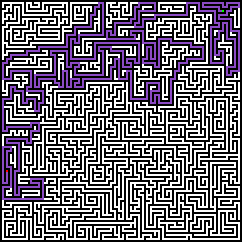
#> input picture mazes/maze4-steps.png, 121 x 121 px, given in place of maze0.png, which was not available (shown 2 times larger)
$ jupyter execute --allow-errors 'Mazes Manipulation Script.ipynb'   (text cells are left out)
#> lines starting #> are read from the running program, lines starting #| are printed output that depends on the picture; pictures that were not available may be replaced by others from this repository, and a replacement may not be noted
#> in translate_image_into_rules, img is the input picture: shape (121, 121, 3); mean B, G, R 120.2, 109.3, 115.1
[cell 1]
"""
Imports

We use openCV for the manipulation
of images and numpy to treat
the matrices.
"""
import numpy as np
import cv2

"""
Constants

They represent the diferent
elements we can find in a maze.
"""
END = 3
START = 2
WALL = 0
EMPTY = 1


"""

Prolog rules creation

"""

def translate(vectorRGB):
    """
    RGB translator.

    This function translate a numpy array of 3 positions
    (Red, Greens and Blues) and decide if the vector is
    a wall, an empty space, the start or the end of a maze.

    Parameters
    ----------
    vectorRGB : numpyArray of int[3]
        An array with 3 positions (Red, Greens and Blues)
        with the color coded as a value between 0 and 255
        on the RGB scale

    Returns
    -------
    int
        The simbol we are using to identify a element of
        the maze; a wall, an empty space, the start or the end.
    """

    if(vectorRGB[0] > 150 and vectorRGB[1] > 150 and vectorRGB[2] > 150):
        # If white, empty
        return EMPTY
    if(vectorRGB[0] < 150 and vectorRGB[1] > 150 and vectorRGB[2] < 150):
        # If green, end
        return END
    if(vectorRGB[0] < 150 and vectorRGB[1] < 150 and vectorRGB[2] > 150):
        # If blue, start
        return START
    if(vectorRGB[0] == 0 and vectorRGB[1] == 0 and vectorRGB[2] == 0):
        # If black, wall
        return WALL
    # If is different from above (an strange value), wall
    return WALL

def initial_state(maze):
    """
    Initial position rule

    This function search in a conceptual maze the position
    where we will start our steps to solve the maze and
    returns a string with the fact that it would
    indicate the initial position written in prolog.

    Parameters
    ----------
    maze : numpyArray of int[][]
        The conceptual maze where we are looking
        the start point.

    Returns
    -------
    str
        The fact that it would indicate the
        initial position written in prolog.
    """
    for i,row in enumerate(maze):
        for j,value in enumerate(row):
            if(value == START):
                return ("initial_state(  maze, p(%i,%i)  )."%(i,j) )

def final_state(maze):
    """
    End position rule

    This function search in a conceptual maze the position
    where we will stop to solve the maze and
    returns a string with the fact that it would
    indicate the final position written in prolog.

    Parameters
    ----------
    maze : numpyArray of int[][]
        The conceptual maze where we are looking
        the end point.

    Returns
    -------
    str
        The fact that it would indicate the
        final position written in prolog.
    """
    for i,row in enumerate(maze):
        for j,value in enumerate(row):
            if(value == END):
                return ("final_state(  maze, p(%d,%d)  )."%(i,j) )

def translate_image_to_maze(img):
    """
    Image to matrix translator

    This function takes a cv2 image and translate it
    to a int matrix .

    Parameters
    ----------
    img : numpyArray[][] of numpyArray[3]
        The image with the RGB vectors that we are reading
        and we will translate to a conceptual maze.

    Returns
    -------
    numpyArray of int[][]
        The conceptual maze where we are looking
        the start point.
    """
    # Maze size == Image size
    width, height = img.shape[:2]
    # At the begining, our maze is a matrix of all ones
    maze = np.ones([width,height])

    # We iterate in the rows and columns
    for i,row in enumerate(img):
        for j,pixel in enumerate(row):
            # We translate the RGB vector of a pixel to
            # a simbolic element (wall, empty space...)
            # of our maze
            label = translate(pixel)
            maze[i][j] = float(label)
#> this loop made 121 passes
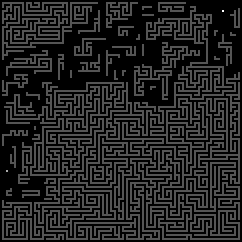
#> maze: shape (121, 121) float64 (shown 2 times larger); min 0, max 3, mean 0.403; drawn with min black and max white
    return maze

def translate_image_into_rules(img_path, rules=False):
    """
    Image to rule translator

    This function takes an image path and generate a cv2
    image. After that we create a conceptual maze and with
    that maze we generate the rules or facts written in prolog.

    This function write a .pl file with all the
    facts or rules for the prolog program saved in
    the same repositore where this program has been download:
    https://github.com/Amable-Valdes/Prolog-Mazes

    We also print all the rules or facts written in
    the file on the console.

    Parameters
    ----------
    img_path : str
        The str path where the maze image is. This
        image must have one (or more) red pixel (start),
        black pixels (walls), white pixels (empty spaces)
        and one (or more) green pixel (end).
    """

    print("New rules for maze " + img_path)

    #We read the image
    img = cv2.imread(img_path)
    # We translate the image to a conceptual maze
    maze = translate_image_to_maze(img)
    # We create the .pl file where the rules or
    # facts will be written
    file = open(img_path.split('.')[0] + ".pl","w")

    # We write the initial state rule (start)
    line = initial_state(maze)
#> the loop in initial_state, `for i,row in enumerate(maze):` made 86 passes
#> line = 'initial_state(  maze, p(85,3)  ).'
    file.write(line)
    file.write("\n")
    print(line)
#| initial_state(  maze, p(85,3)  ).
    print()

    # We write the final state rule (end)
    line = final_state(maze)
#> the loop in final_state, `for i,row in enumerate(maze):` made 6 passes
#> line = 'final_state(  maze, p(5,111)  ).'
    file.write(line)
    file.write("\n")
    print(line)
#| final_state(  maze, p(5,111)  ).
    print()

    if rules:
        line = ("c(X, Y, wall) :-\n" )
        file.write(line)
        print(line)

    # We iterate in every matrix[i][j]
    # (the maze) value and if it's a
    # wall we write a fact or rule with the
    # wall position.
    for i,row in enumerate(maze):
        for j,value in enumerate(row):
            if(value == WALL):
                if rules:
                    line = ("\tX = %d, Y = %d\n\t;\n"%(i,j) )
                    file.write(line)
                else:
                    line = ("c(%d,%d,wall).\n"%(i,j) )
                    file.write(line)
                print(line)

    if rules:
        width, height = img.shape[:2]
        line = ("\tX > %d; Y > %d."%(width, height) )
        file.write(line)
        print(line)

    file.close()

    print("New rules for maze in file " + img_path.split('.')[0] + ".pl")


"""
    Image with steps creation
"""

def translate_step(step):
    """
    Translate the order to a conceptual step

    This function takes the order pased as parameter
    and translates it to an array with dimension 2
    that is the conceptual step. This conceptual step
    will be added to the actual position in the
    conceptual maze, simulating a movement.

    Parameters
    ----------
    step : str
        The str that represent the step. This can
        be "UP", "DOWN", "LEFT" or "RIGHT".

    Returns
    -------
    array[2]
        An array with dimension 2 that represent the
        movement in coordenades in a conceptual maze.
    """
    if(step == "UP"):
        return [-1,0]
    if(step == "DOWN"):
        return [1,0]
    if(step == "LEFT"):
        return [0,-1]
    if(step == "RIGHT"):
        return [0,+1]

def start_point(maze):
    """
    Look for the start point

    This function look in the conceptual maze
    for the start point.

    Parameters
    ----------
    maze : numpyArray of int[][]
        The conceptual maze where we are looking
        the start point.

    Returns
    -------
    int[2]
        An array with dimension 2 that represent
        the coordenade where the start point is.
    """
    for i,row in enumerate(maze):
        for j,value in enumerate(row):
            if(value == START):
                return [i,j]

def draw_path_on_maze(original_image_path,steps):
    """
    Drawer of steps in a maze

    This function takes the image of a maze and
    an array of steps to solve the maze. After
    the translation of this information it
    draws in a new image the path in
    purple to solve the maze.

    The new image is saved in the same path
    of the image passed as parameter with
    the original image name plus "-steps.png".

    Parameters
    ----------
    original_image_path : str
        The string path where the maze image is. This
        image must have one (or more) red pixel (start),
        black pixels (walls), white pixels (empty spaces)
        and one (or more) green pixel (end).

    steps : array of str
        An array of strings that represent the
        correct path to solve the maze.
    """

    # Read the original image.
    img = cv2.imread(original_image_path)
    # Translate the image to a conceptual maze.
    maze = translate_image_to_maze(img)
    # We look the start point.
    actual_point = start_point(maze)

    # For all the steps we have passed as parameter
    # (except the last, that is the final position) ...
    for step in steps[:-1]:
        # ... we change our position adding the value of
        # the conceptual step to the actual position ...
        movement = translate_step(step)
        actual_point[0] = actual_point[0] + movement[0]
        actual_point[1] = actual_point[1] + movement[1]

        # ... and we change the color of that position
        # in the image to purple.
        img[actual_point[0]][actual_point[1]][0] = 197
        img[actual_point[0]][actual_point[1]][1] = 75
        img[actual_point[0]][actual_point[1]][2] = 140

    # We draw the new image and we saved it.
    cv2.imwrite(original_image_path.split('.')[0] + '-steps.png', img)
    print("New image " + original_image_path.split('.')[0] + "-steps.png created!")

[cell 2]
# We write a prolog file with all the mazes information
translate_image_into_rules("mazes/maze0.png") # You can put nothing to have facts
translate_image_into_rules("mazes/maze1.png",False) # Or you can put false (facts) or true (rules)
#> call 2 of translate_image_into_rules, with img_path = 'mazes/maze1.png', rules = False
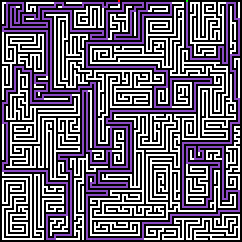
#> input picture mazes/maze5-steps.png, 121 x 121 px, given in place of maze1.png, which was not available (shown 2 times larger)
#> in translate_image_into_rules, img is the input picture: shape (121, 121, 3); mean B, G, R 118.2, 103, 111.1
#> the loop in translate_image_to_maze (call 2), `for i,row in enumerate(img):` made 121 passes
#> after the loop in translate_image_to_maze (call 2), `for i,row in enumerate(img):`:
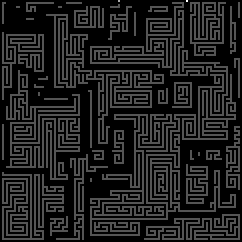
#> maze: shape (121, 121) float64 (shown 2 times larger); min 0, max 3, mean 0.368; drawn with min black and max white
#> the loop in initial_state (call 2), `for i,row in enumerate(maze):` made 1 pass
#> in translate_image_into_rules (call 2), `line = initial_state(maze)`: line = 'initial_state(  maze, p(0,59)  ).'
#> the loop in final_state (call 2), `for i,row in enumerate(maze):` made 1 pass
#> in translate_image_into_rules (call 2), `line = final_state(maze)`: line = 'final_state(  maze, p(0,93)  ).'
#> the loop in translate_image_into_rules (call 2), `for i,row in enumerate(maze):` made 121 passes
translate_image_into_rules("mazes/maze2.png")
translate_image_into_rules("mazes/maze3.png")
#> call 4 of translate_image_into_rules, with img_path = 'mazes/maze3.png', rules = False
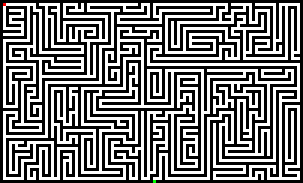
#> input picture mazes/maze3.png, 101 x 61 px (shown 3 times larger)
#> in translate_image_into_rules, img is the input picture: shape (61, 101, 3); mean B, G, R 124.1, 124.1, 124.1
#> the loop in translate_image_to_maze (call 4), `for i,row in enumerate(img):` made 61 passes
#> after the loop in translate_image_to_maze (call 4), `for i,row in enumerate(img):`:
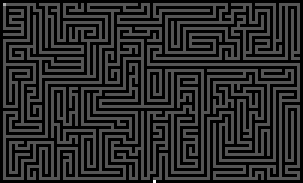
#> maze: shape (61, 101) float64 (shown 3 times larger); min 0, max 3, mean 0.487; drawn with min black and max white
#> in translate_image_into_rules (call 4), `line = initial_state(maze)`: line = 'initial_state(  maze, p(1,1)  ).'
#> in translate_image_into_rules (call 4), `line = final_state(maze)`: line = 'final_state(  maze, p(60,51)  ).'
#> the loop in translate_image_into_rules (call 4), `for i,row in enumerate(maze):` made 61 passes
translate_image_into_rules("mazes/maze4.png")
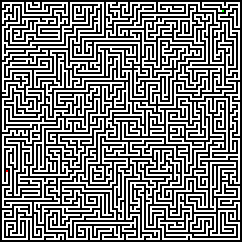
#> input picture mazes/maze4.png, 121 x 121 px (shown 2 times larger)
#> in translate_image_into_rules, img is the input picture: shape (121, 121, 3); mean B, G, R 125.3, 125.4, 125.4
#> the loop in translate_image_to_maze (call 5), `for i,row in enumerate(img):` made 121 passes
#> after the loop in translate_image_to_maze (call 5), `for i,row in enumerate(img):`:
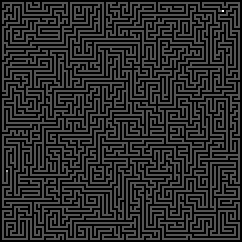
#> maze: shape (121, 121) float64 (shown 2 times larger); min 0, max 3, mean 0.492; drawn with min black and max white
#> in translate_image_into_rules (call 5), `line = initial_state(maze)`: line = 'initial_state(  maze, p(85,3)  ).'
#> in translate_image_into_rules (call 5), `line = final_state(maze)`: line = 'final_state(  maze, p(5,111)  ).'
#> the loop in translate_image_into_rules (call 5), `for i,row in enumerate(maze):` made 121 passes
translate_image_into_rules("mazes/maze5.png")
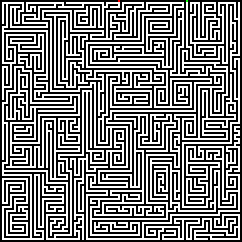
#> input picture mazes/maze5.png, 121 x 121 px (shown 2 times larger)
#> in translate_image_into_rules, img is the input picture: shape (121, 121, 3); mean B, G, R 125.4, 125.4, 125.4
#> the loop in translate_image_to_maze (call 6), `for i,row in enumerate(img):` made 121 passes
#> after the loop in translate_image_to_maze (call 6), `for i,row in enumerate(img):`:
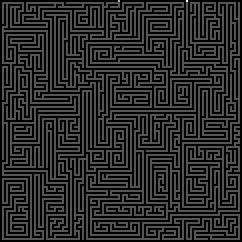
#> maze: shape (121, 121) float64 (shown 2 times larger); min 0, max 3, mean 0.492; drawn with min black and max white
#> in translate_image_into_rules (call 6), `line = initial_state(maze)`: line = 'initial_state(  maze, p(0,59)  ).'
#> (the rest of the program and of its run is left out)
